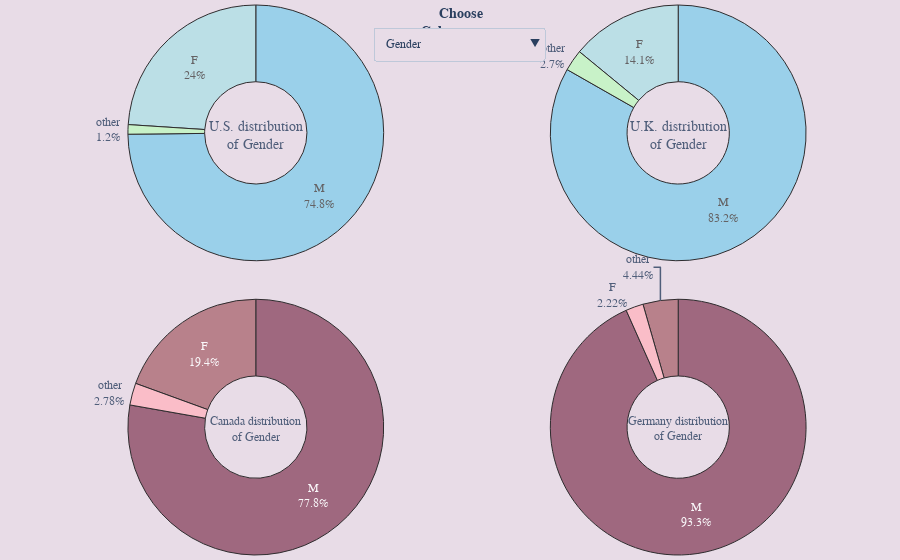

Source (notebook cell):
### Code cell
buttons = []
i = 0
vis = [False] * 22
for col in us.columns:
    vis[i] = True
    buttons.append({'label' : col,
             'method' : 'update',
             'args'   : [{'visible' : vis},
             {'title'  : col}] })
    i+=1
    vis = [False] * 22
fig = make_subplots(rows=2, cols=2,
                    specs=[[{'type':'domain'}, {'type':'domain'}], [{'type':'domain'}, {'type':'domain'}]],
                    vertical_spacing = 0.07)
for col in us.columns:
    fig.add_trace(go.Pie(
             values = us[col].value_counts(),
             labels = us[col].value_counts().index,
             title = dict(text = 'U.S. distribution<br>of {}'.format(col),
                          font = dict(size=18, family = 'Times New Roman'),
                          ),
             hole = 0.4,
             hoverinfo='label+percent',),1,1)   
for col in uk.columns:
    fig.add_trace(go.Pie(
             values = uk[col].value_counts(),
             labels = uk[col].value_counts().index,
             title = dict(text = 'U.K. distribution<br>of {}'.format(col),
                          font = dict(size=18, family = 'Times New Roman'),
                          ),
             hole = 0.4,
             hoverinfo='label+percent',),1,2)
for col in cd.columns:
    fig.add_trace(go.Pie(
             values = cd[col].value_counts(),
             labels = cd[col].value_counts().index,
             title = dict(text = 'Canada distribution<br>of {}'.format(col),
                          font = dict(size=18, family = 'Times New Roman'),
                          ),
             hole = 0.4,
             hoverinfo='label+percent',),2,1)    
for col in gr.columns:
    fig.add_trace(go.Pie(
             values = gr[col].value_counts(),
             labels = gr[col].value_counts().index,
             title = dict(text = 'Germany distribution<br>of {}'.format(col),
                          font = dict(size=18, family = 'Times New Roman'),
                          ),
             hole = 0.4,
             hoverinfo='label+percent',),2,2)
fig.update_traces(hoverinfo='label+percent',
                  textinfo='label+percent',
                  textfont_size=12,
                  opacity = 0.8,
                  showlegend = False,
                  marker = dict(colors = sns.color_palette(palette).as_hex(),
                              line=dict(color='#000000', width=1)))
fig.update_traces(row=2, col=1, hoverinfo='label+percent',
                  textinfo='label+percent',
                  textfont_size=12,
                  opacity = 0.8,
                  showlegend = False,
                  marker = dict(colors = sns.color_palette(palette1).as_hex(),
                              line=dict(color='#000000', width=1)))
fig.update_traces(row=2, col=2, hoverinfo='label+percent',
                  textinfo='label+percent',
                  textfont_size=12,
                  opacity = 0.8,
                  showlegend = False,
                  marker = dict(colors = sns.color_palette(palette1).as_hex(),
                              line=dict(color='#000000', width=1)))
fig.update_layout(margin=dict(t=0, b=0, l=0, r=0),
                   paper_bgcolor = "#E8DCE7",
                  height = 1200,
                  font_family   = 'Times New Roman',
                  updatemenus = [dict(
                        type = 'dropdown',
                        x = 0.60,
                        y = 0.96,
                        showactive = True,
                        active = 0,
                        buttons = buttons)],
                 annotations=[
                             dict(text = "<b>Choose<br>Column<b> : ",
                                  font = dict(size = 14),
                             showarrow=False,
                             x = 0.48, y = 1, yref = "paper", align = "right")])
for i in range(0,88):
    fig.data[i].visible = False
fig.data[0].visible = True
fig.data[22].visible = True
fig.data[44].visible = True
fig.data[66].visible = True
fig.show()
